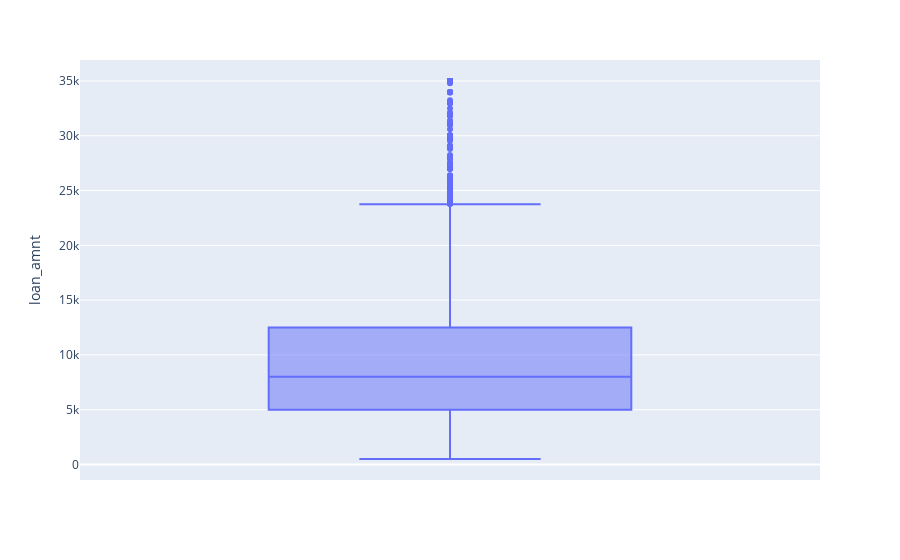

The code cell stored with this chart in its notebook:
### Code cell
#loan 

grath_loan = px.box(credit_base, y = 'loan_amnt')
grath_loan.show()

### Figure 1 — Plotly figure (JSON) as saved in the notebook; plotly's stock layout.template omitted (floating-point values rounded to 4 significant figures; data arrays with more than 128 entries replaced by an {"elided": "..."} marker saying what was removed)
{"data": [{"alignmentgroup": "True", "hovertemplate": "loan_amnt=%{y}<extra></extra>", "legendgroup": "", "marker": {"color": "#636efa"}, "name": "", "notched": false, "offsetgroup": "", "orientation": "v", "showlegend": false, "type": "box", "x0": " ", "xaxis": "x", "y": {"elided": "28638 int values"}, "y0": " ", "yaxis": "y"}], "layout": {"boxmode": "group", "legend": {"tracegroupgap": 0}, "margin": {"t": 60}, "xaxis": {"anchor": "y", "domain": [0, 1]}, "yaxis": {"anchor": "x", "domain": [0, 1], "title": {"text": "loan_amnt"}}}}
